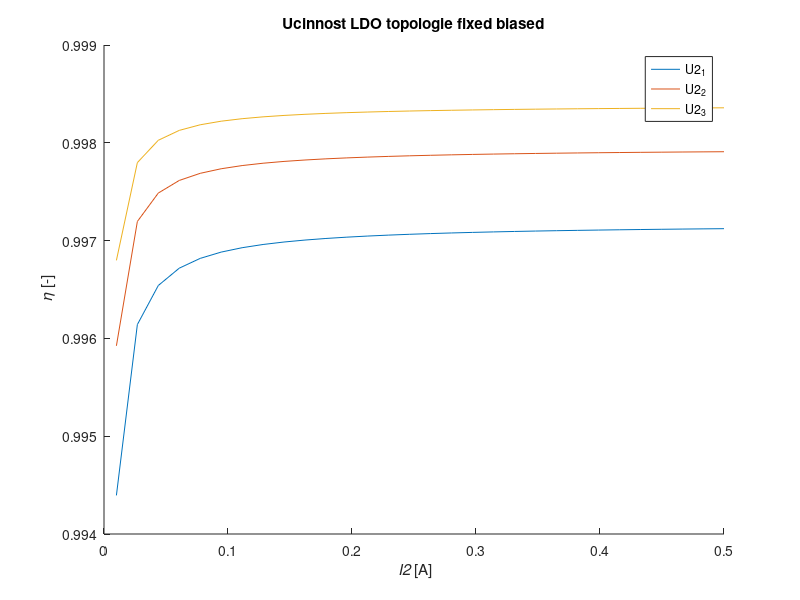

Source code (MATLAB):
U2 = 3.3;
I2 = linspace(0.01,0.5,30)
U_drop = 0.015;
I_adj = 0.001;
R1 = 1000;
R2 = 2000;
UB = 4.25;
IB = 0.000035;
eta = zeros(3,30);


i = 1;
while i < 4
    U2 = 3.3 + i*2;
    %I_R1 = (U2+I_adj.*R2)./(R1+R2);
    %I_R2 = (-R1*I_adj+U2)./(R1+R2);
    P2 = U2.*I2;
    P_drop = U_drop*(I2);
    %P_div = R1*(I_R1)^2+R2*(I_R2)^2;
    P_bias = UB*IB;
    P1 = P2 + P_drop + P_bias;
    eta(i,:) = P2./P1;
    i=i+1;
end



hold on;
plot(I2,eta(1,:));
plot(I2,eta(2,:));
plot(I2,eta(3,:));
xlabel('{\it I2} [A]');
ylabel('{\it \eta} [-]');
legend('U2_1', 'U2_2', 'U2_3');
title('Ucinnost LDO topologie fixed biased');
hold off;